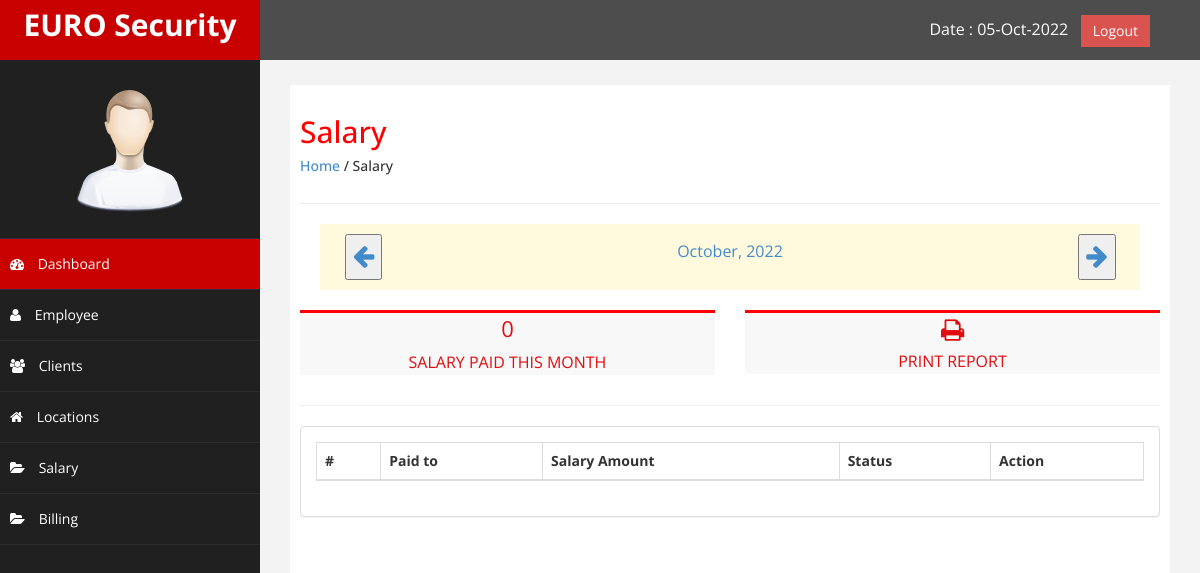
/salary.php (signed in), run on an earlier commit of the app's database.
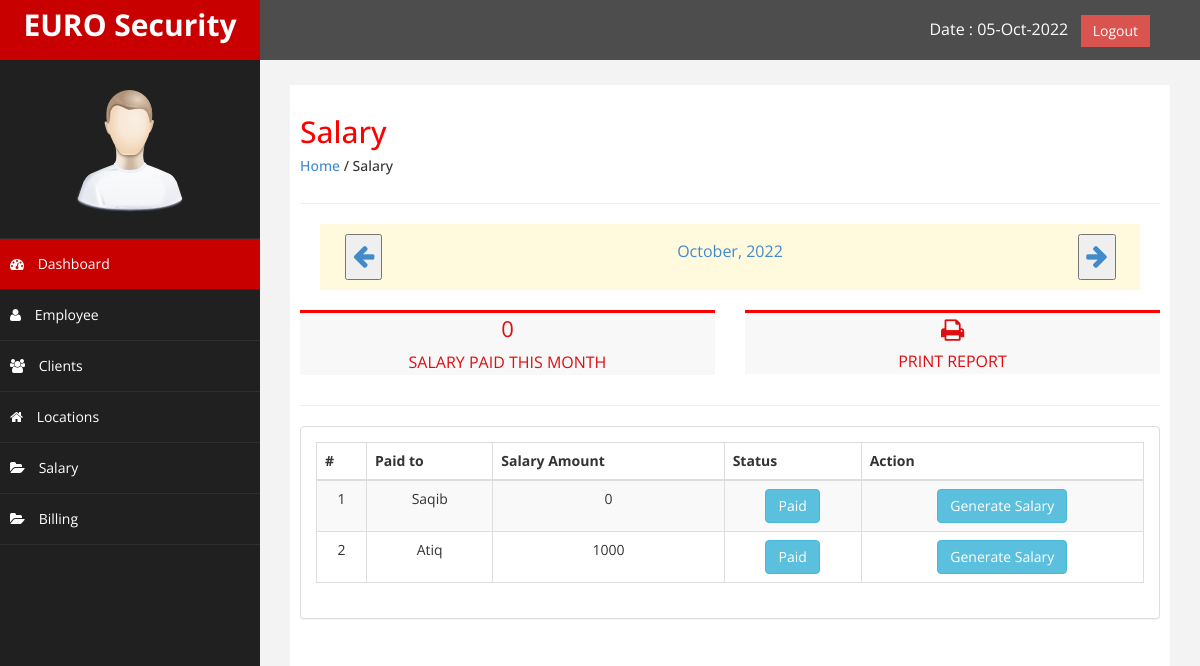
And on a later commit of the database.
### tables this page shows
CREATE TABLE `salary` (
  `salary_id` int(11) NOT NULL,
  `employee_code` int(20) NOT NULL,
  `salary_paid_to` varchar(50) NOT NULL,
  `salary_amount` varchar(20) NOT NULL,
  `salary_status` varchar(20) NOT NULL
);

### salary.php (the view, shortened to what this page needs)
<?php
include('config.php');
include ('header.php');
include('sidebar.php');
$date = date("F, Y");
$month = $date;
?>
<div id="page-wrapper" >
	<div id="page-inner">
		<div class="row">
			<div class="col-md-12">
				<h2>Salary</h2>
				<h5><a href="dashboard.php">Home</a> / Salary</h5>
			</div>
		</div>
		<hr />
    <div class="row", style="background-color: #fff9dd; margin: 20px; padding: 10px;">
    <div class="col-md-1 col-sm-1 col-xs-1">
				<a class="employee_button1" >
				<div class=" noti-box1" style="text-align: center;">
					         <form action="#" method="post">
					<button type="submit" name="previusMonth">
					<i class="fa fa-arrow-left" style="font-size: 25px; line-height: 40px;" ></i>
						 </button>
					</form>
				</div>
				</a>
			</div>
			<div class="col-md-10 col-sm-10 col-xs-10">
				<a href="#" class="employee_button1">
				<div class=" noti-box1" style="text-align: center; line-height: 40px;">
						<p>
					<?php
							echo $month;
							?>
					</p>
				</div>
				</a>
			</div>
             <div class="col-md-1 col-sm-1 col-xs-1">
				 <a href="#" class="employee_button1">
				<div class=" noti-box1 " style="text-align: center;">
					         <form action="#" method="post">
					<button type="submit" name="nextMonth">
								 <i class="fa fa-arrow-right" style="font-size: 25px; line-height: 40px;"></i>
								 </button>
					</form>
				</div>
				 </a>
			</div>
		</div>
		<div class="row">
			<div class="col-md-6 col-sm-6 col-xs-6">
				<a href="#" class="employee_button">
				<div class=" noti-box" style="text-align: center;">
						<div style="font-size: 22px;">0</div>
						<p>SALARY PAID THIS MONTH</p>
				</div>
				</a>
			</div>
             <div class="col-md-6 col-sm-6 col-xs-6">
				 <a href="#" class="employee_button">
				<div class=" noti-box " style="text-align: center;">
						<i class="fa fa-print" style="font-size: 25px; padding-top: 5px;"></i>
						<p>PRINT REPORT</p>
				</div>
				 </a>
			</div>
		</div>
		<hr />
                <div class="row" >
                    <div class="col-md-12 col-sm-12 col-xs-12">
                    <div class="panel panel-default">
                        <div class="panel-body">
                            <div class="table-responsive">
                                <table class="table table-striped table-bordered table-hover text-center">
									<?php
	$page_rows = 10;
	$pagenum = 1;
	$limit = 'LIMIT ' .($pagenum - 1) * $page_rows .',' .$page_rows;
	$nquery=mysqli_query($connect,"select * from `salary` $limit");
?>
                                    <thead>
                                        <tr class="text-center">
                                            <th>#</th>
                                            <th>Paid to</th>
                                            <th>Salary Amount</th>
											 <th>Status</th>
											 <th>Action</th>
                                        </tr>
                                    </thead>
                                    <tbody>
										<?php
                                    while($crow = mysqli_fetch_array($nquery)){
										$employeeCode = $crow['employee_code'];
                                    ?>
                                        <tr>
                                            <td><?php echo $crow['salary_id']; ?></td>
                                            <td><?php echo $crow['salary_paid_to']; ?></td>
                                            <td>
                                            <?php
                                            	$salaryquery=mysqli_query($connect,"select * from `duties` WHERE employee_code = $employeeCode");
												$salaryAmount = 0;
												while($salaryrow = mysqli_fetch_array($salaryquery)){
													$salaryAmount += $salaryrow['guard_salary'];
												}
												echo $salaryAmount;
											?>
                                            </td>
                                            <td>
                                            	<a href="#">
												<button class="btn btn-info"> <?php echo $crow['salary_status']; ?></button>
												</a>
											</td>
												<td>
													<a href="employee-details.php?employee_code=<?php echo $crow['employee_code'];?>">
													<button class="btn btn-info"><i class="fa fa-add"></i>Generate Salary</button>
												</a>
												</td>
                                        </tr>
                                      <?php
                                    }
                                ?>
                                    </tbody>
                                </table>
                            </div>
                        </div>
                    </div>
                    </div>
                </div>
    </div>
            </div>
<?php
include('footer.php');
?>

What changed in the data, as far as the page shows it:
added salary: salary_id "1", salary_paid_to "Saqib", salaryAmount "0", salary_status "Paid"
added salary: salary_id "2", salary_paid_to "Atiq", salaryAmount "1000", salary_status "Paid"
